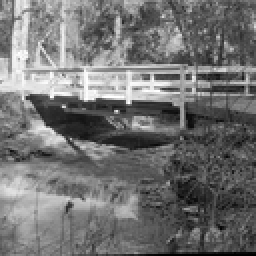
%> input picture Assignment 3: Filter Design/Codes/bridge.bmp, 128 x 128 px, shrunk from 512 x 512 before the run (shown 2 times larger)
$ octave FrequencyFiltering.m   (GNU Octave 9; MATLAB toolbox functions it lacks are replaced by stand-ins)
%> lines starting %> are read from the running program, lines starting %| are printed output that depends on the picture; in (x1, y1, x2, y2) boxes, pixels count from 0 and x2, y2 are one past the last pixel; in counts of white or black regions, pixels touching at a corner belong together; the program's own positions count from 1
clear all;
close all;

 snrarray=zeros(1,10);
 for loop=10:-1:1
     display(loop);
    % Step1: Given ain input image f(x,y) of size M x N, obtain the pading
    % parameters P and Q. Typically, we select P = 2M and Q = 2N
    a = imread('bridge.bmp');
%> a is the input picture: size 128x128 uint8; min 0, max 255, mean 113.8
    % Converting the image class into "double"
    b = im2double(a);
    b1 = b;
    v = var(b(:));
%> v = 0.0411
    b = imnoise(b,'gaussian',0,v/loop);
    % reading the image size
    [m,n] = size(b);
%> m = 128; n = 128
    % creating a null array of size 2m X 2n
    c = zeros(2*m,2*n);
    % reading the size of the null array
    [p,q] = size(c);
%> p = 256; q = 256
    % Step 2
    % appdending the original image with the null array to create a padding
    % image hence it is Step 2
    for i = 1:p
        for j = 1:q
            if i <= m && j<= n
                c(i,j) = b(i,j);
            else
                c(i,j) = 0;
            end
        end
    end
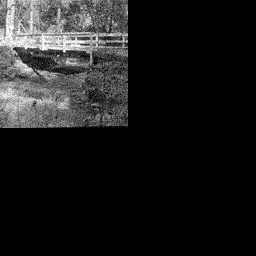
%> c: size 256x256 double; min 0, max 1, mean 0.111
%     imshow(b);title('Original image');
%     figure;
%     imshow(c);title('Padded image');
    % Step 3
    % creating a null array of size p X q
    d = zeros(p,q);
    % Multiplying the padded image with (-1)^(x+y)
    for i = 1:p
        for j = 1:q
            d(i,j) = c(i,j).*(-1).^(i + j);
        end
    end
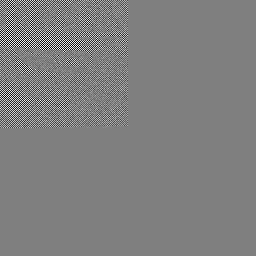
%> d: size 256x256 double; min -1, max 1, mean -0.000122; drawn with min black and max white
%     figure;
%     imshow(d);title('Pre processed image for calculating DFT');
    %Step 4
    % Computing the 2D DFT using "fft2" matlab command
    e = fft2(d);
%     figure;imshow(e);title('2D DFT of the pre processed image');
    %%%%%%%%%%%%%%%%%%%%
    % Step 5
    % Generating the Real, Symmetric Filter Function
    % Here we will implement a "Low Pass Filter" using "freqspace" matlab
    % command
    [x,y] = freqspace(p,'meshgrid');
    z = zeros(p,q);
    for i = 1:p
        for j = 1:q
            z(i,j) = sqrt(x(i,j).^2 + y(i,j).^2);
        end
    end
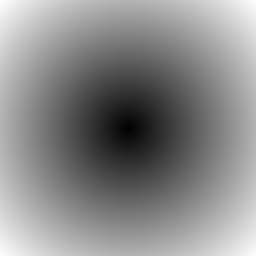
%> z: size 256x256 double; min 0, max 1.41, mean 0.765; drawn with min black and max white
    % Choosing the Cut off Frequency and hence defining the low pass filter
    % mask
    H = zeros(p,q);
    for i = 1:p
        for j = 1:q
            if z(i,j) <= 0.4  % here 0.4 is the cut-off frequency of the LPF
                H(i,j) = 1;
            else
                H(i,j) = 0;
            end
        end
    end
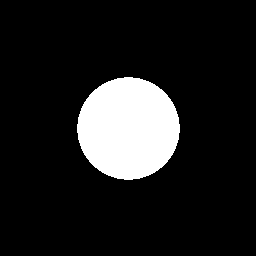
%> H: size 256x256 double; values 0 (black) and 1 (white), 12.6% white; 1 white region, box (x1, y1, x2, y2) and area: (77, 77, 180, 180) 8245
%     figure;imshow(H);title('Low Pass Filter Mask');
    %%%%%%%%%%%%%%%%%%%%%%%%%%%%%%%%%%%%%%
    % Step 6:Form the product G(u,v) = H(u,v)F(u,v) using array multiplication
    % Obtain the processed image
    % from the previous program lines we know that,
    % e : the 2D DFT output of pre processed image
    % H : the mask for Low Pass Filter
    % let out is the variable
    h1 = e.*H;
%     figure;
%     imshow(h1);title('Low passed output');
%     % Step 7: gp(x,y) = {real{inverse DFT[G(u,v)]}(-1)^(x+y)
    % calculation of inverse 2D DFT of the "out"
    h2 = ifft2(h1);
%     figure;
%     imshow(h2);title('Output image after inverse 2D DFT');
    % post process operation
    h3 = zeros(p,q);
    for i = 1:p
        for j = 1:q
            h3(i,j) = h2(i,j).*((-1).^(i+j));
        end
    end
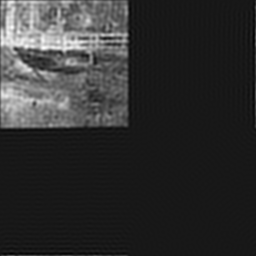
%> h3: size 256x256 double; min -0.109, max 1.05, mean 0.111; drawn with min black and max white
%     figure;
%     imshow(h3);title('Post Processed image');
    % Step 8: Obtain the final processed result g(x,y) by extracting the M X N region
    % from the top, left quadrant of gp(x,y)
    % let the smoothed image or low pass filtered image is "out"
    out = zeros(m,n);
    for i = 1:m
        for j = 1:n
            out(i,j) = h3(i,j);
        end
    end
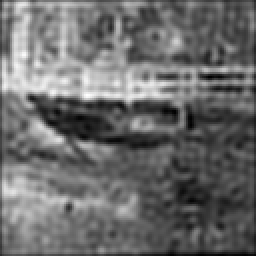
%> out: size 128x128 double (shown 2 times larger); min 0.00134, max 1.05, mean 0.443; drawn with min black and max white
%     figure;
%     imshow([b1 out]);title('Input image                 Output image');
    PSNR = psnr(out,b1)
%> PSNR = 22.77
    snrarray(1,loop)= PSNR;

 end

 plot(v./[1:10],snrarray,'r');
 title(' PSNR v/s Variance Of Noise ' );
 xlabel('Variance of Noise');
 ylabel(' PSNR');
 grid on; axis tight;
%> after `axis tight`:
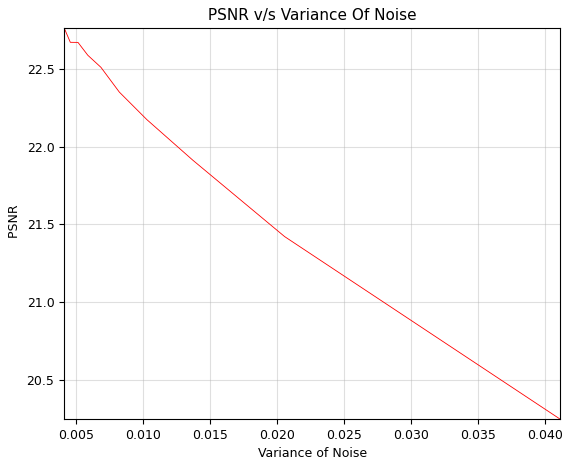
%> figure redrawn from the program's plot data
